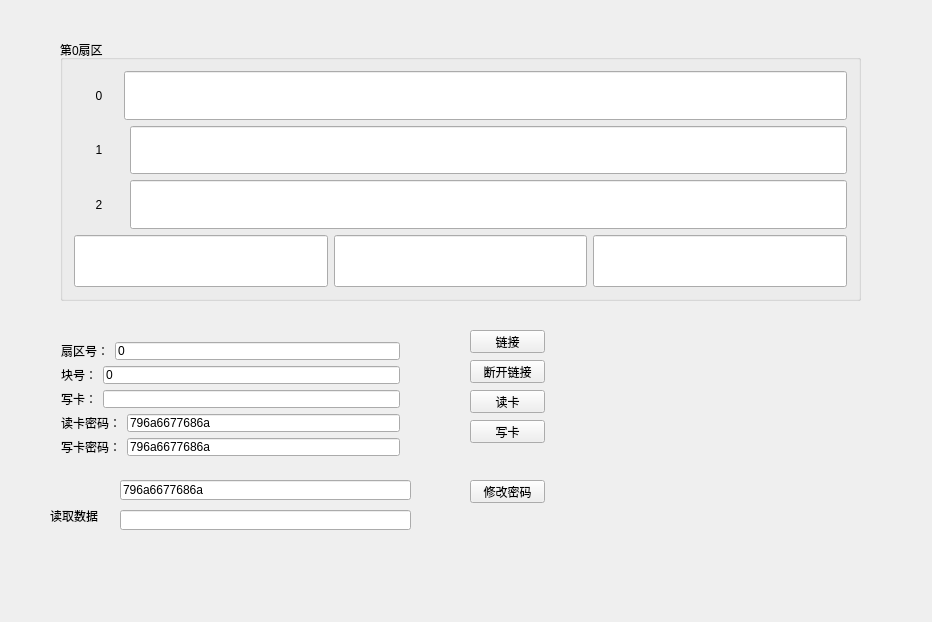
<?xml version="1.0" encoding="UTF-8"?>
<ui version="4.0">
 <class>URFCard</class>
 <widget class="QWidget" name="URFCard">
  <property name="geometry">
   <rect>
    <x>0</x>
    <y>0</y>
    <width>932</width>
    <height>622</height>
   </rect>
  </property>
  <property name="windowTitle">
   <string>URFCard</string>
  </property>
  <widget class="QPushButton" name="connectBtn">
   <property name="geometry">
    <rect>
     <x>470</x>
     <y>330</y>
     <width>75</width>
     <height>23</height>
    </rect>
   </property>
   <property name="text">
    <string>链接</string>
   </property>
  </widget>
  <widget class="QPushButton" name="disConnectBtn">
   <property name="geometry">
    <rect>
     <x>470</x>
     <y>360</y>
     <width>75</width>
     <height>23</height>
    </rect>
   </property>
   <property name="text">
    <string>断开链接</string>
   </property>
  </widget>
  <widget class="QPushButton" name="readBtn">
   <property name="geometry">
    <rect>
     <x>470</x>
     <y>390</y>
     <width>75</width>
     <height>23</height>
    </rect>
   </property>
   <property name="text">
    <string>读卡</string>
   </property>
  </widget>
  <widget class="QLabel" name="warningLabel">
   <property name="geometry">
    <rect>
     <x>120</x>
     <y>530</y>
     <width>241</width>
     <height>31</height>
    </rect>
   </property>
   <property name="text">
    <string/>
   </property>
  </widget>
  <widget class="QPushButton" name="writeBtn">
   <property name="geometry">
    <rect>
     <x>470</x>
     <y>420</y>
     <width>75</width>
     <height>23</height>
    </rect>
   </property>
   <property name="text">
    <string>写卡</string>
   </property>
  </widget>
  <widget class="QGroupBox" name="groupBox">
   <property name="geometry">
    <rect>
     <x>60</x>
     <y>40</y>
     <width>801</width>
     <height>261</height>
    </rect>
   </property>
   <property name="title">
    <string>第0扇区</string>
   </property>
   <layout class="QGridLayout" name="gridLayout">
    <item row="0" column="0">
     <layout class="QVBoxLayout" name="verticalLayout_2" stretch="3,1">
      <item>
       <layout class="QVBoxLayout" name="verticalLayout">
        <item>
         <layout class="QHBoxLayout" name="horizontalLayout">
          <property name="spacing">
           <number>0</number>
          </property>
          <item>
           <widget class="QLabel" name="label_5">
            <property name="minimumSize">
             <size>
              <width>50</width>
              <height>0</height>
             </size>
            </property>
            <property name="text">
             <string>0</string>
            </property>
            <property name="alignment">
             <set>Qt::AlignCenter</set>
            </property>
           </widget>
          </item>
          <item>
           <widget class="QLineEdit" name="blockEdit_0">
            <property name="sizePolicy">
             <sizepolicy hsizetype="Expanding" vsizetype="Expanding">
              <horstretch>0</horstretch>
              <verstretch>0</verstretch>
             </sizepolicy>
            </property>
           </widget>
          </item>
         </layout>
        </item>
        <item>
         <layout class="QHBoxLayout" name="horizontalLayout_2">
          <item>
           <widget class="QLabel" name="label_6">
            <property name="minimumSize">
             <size>
              <width>50</width>
              <height>0</height>
             </size>
            </property>
            <property name="text">
             <string>1</string>
            </property>
            <property name="alignment">
             <set>Qt::AlignCenter</set>
            </property>
           </widget>
          </item>
          <item>
           <widget class="QLineEdit" name="blockEdit_1">
            <property name="sizePolicy">
             <sizepolicy hsizetype="Expanding" vsizetype="Expanding">
              <horstretch>0</horstretch>
              <verstretch>0</verstretch>
             </sizepolicy>
            </property>
           </widget>
          </item>
         </layout>
        </item>
        <item>
         <layout class="QHBoxLayout" name="horizontalLayout_3">
          <item>
           <widget class="QLabel" name="label_7">
            <property name="minimumSize">
             <size>
              <width>50</width>
              <height>0</height>
             </size>
            </property>
            <property name="text">
             <string>2</string>
            </property>
            <property name="alignment">
             <set>Qt::AlignCenter</set>
            </property>
           </widget>
          </item>
          <item>
           <widget class="QLineEdit" name="blockEdit_2">
            <property name="sizePolicy">
             <sizepolicy hsizetype="Expanding" vsizetype="Expanding">
              <horstretch>0</horstretch>
              <verstretch>0</verstretch>
             </sizepolicy>
            </property>
           </widget>
          </item>
         </layout>
        </item>
       </layout>
      </item>
      <item>
       <layout class="QHBoxLayout" name="horizontalLayout_4">
        <property name="spacing">
         <number>6</number>
        </property>
        <item>
         <widget class="QLineEdit" name="lineEdit_6">
          <property name="sizePolicy">
           <sizepolicy hsizetype="Expanding" vsizetype="Expanding">
            <horstretch>0</horstretch>
            <verstretch>0</verstretch>
           </sizepolicy>
          </property>
         </widget>
        </item>
        <item>
         <widget class="QLineEdit" name="lineEdit_7">
          <property name="sizePolicy">
           <sizepolicy hsizetype="Expanding" vsizetype="Expanding">
            <horstretch>0</horstretch>
            <verstretch>0</verstretch>
           </sizepolicy>
          </property>
         </widget>
        </item>
        <item>
         <widget class="QLineEdit" name="lineEdit_8">
          <property name="sizePolicy">
           <sizepolicy hsizetype="Expanding" vsizetype="Expanding">
            <horstretch>0</horstretch>
            <verstretch>0</verstretch>
           </sizepolicy>
          </property>
         </widget>
        </item>
       </layout>
      </item>
     </layout>
    </item>
   </layout>
  </widget>
  <widget class="QWidget" name="layoutWidget">
   <property name="geometry">
    <rect>
     <x>50</x>
     <y>331</y>
     <width>361</width>
     <height>136</height>
    </rect>
   </property>
   <layout class="QVBoxLayout" name="verticalLayout_3">
    <item>
     <layout class="QHBoxLayout" name="horizontalLayout_5">
      <item>
       <widget class="QLabel" name="label">
        <property name="text">
         <string>扇区号：</string>
        </property>
       </widget>
      </item>
      <item>
       <widget class="QLineEdit" name="sectorEdit">
        <property name="text">
         <string>0</string>
        </property>
       </widget>
      </item>
     </layout>
    </item>
    <item>
     <layout class="QHBoxLayout" name="horizontalLayout_6">
      <item>
       <widget class="QLabel" name="label_2">
        <property name="text">
         <string>块号：</string>
        </property>
       </widget>
      </item>
      <item>
       <widget class="QLineEdit" name="blockNumEdit">
        <property name="text">
         <string>0</string>
        </property>
       </widget>
      </item>
     </layout>
    </item>
    <item>
     <layout class="QHBoxLayout" name="horizontalLayout_7">
      <item>
       <widget class="QLabel" name="label_4">
        <property name="text">
         <string>写卡：</string>
        </property>
       </widget>
      </item>
      <item>
       <widget class="QLineEdit" name="writeCardEdit"/>
      </item>
     </layout>
    </item>
    <item>
     <layout class="QHBoxLayout" name="horizontalLayout_8">
      <item>
       <widget class="QLabel" name="label_3">
        <property name="text">
         <string>读卡密码：</string>
        </property>
       </widget>
      </item>
      <item>
       <widget class="QLineEdit" name="readPwdEdit">
        <property name="text">
         <string>796a6677686a</string>
        </property>
       </widget>
      </item>
     </layout>
    </item>
    <item>
     <layout class="QHBoxLayout" name="horizontalLayout_9">
      <item>
       <widget class="QLabel" name="label_8">
        <property name="text">
         <string>写卡密码：</string>
        </property>
       </widget>
      </item>
      <item>
       <widget class="QLineEdit" name="writePwdEdit">
        <property name="text">
         <string>796a6677686a</string>
        </property>
       </widget>
      </item>
     </layout>
    </item>
   </layout>
  </widget>
  <widget class="QPushButton" name="modifyPwdBtn">
   <property name="geometry">
    <rect>
     <x>470</x>
     <y>480</y>
     <width>75</width>
     <height>23</height>
    </rect>
   </property>
   <property name="text">
    <string>修改密码</string>
   </property>
  </widget>
  <widget class="QLineEdit" name="modifyPwdEdit">
   <property name="geometry">
    <rect>
     <x>120</x>
     <y>480</y>
     <width>291</width>
     <height>20</height>
    </rect>
   </property>
   <property name="text">
    <string>796a6677686a</string>
   </property>
  </widget>
  <widget class="QLineEdit" name="readEdit">
   <property name="geometry">
    <rect>
     <x>120</x>
     <y>510</y>
     <width>291</width>
     <height>20</height>
    </rect>
   </property>
  </widget>
  <widget class="QLabel" name="label_9">
   <property name="geometry">
    <rect>
     <x>50</x>
     <y>510</y>
     <width>54</width>
     <height>12</height>
    </rect>
   </property>
   <property name="text">
    <string>读取数据</string>
   </property>
  </widget>
 </widget>
 <layoutdefault spacing="6" margin="11"/>
 <resources/>
 <connections/>
</ui>
